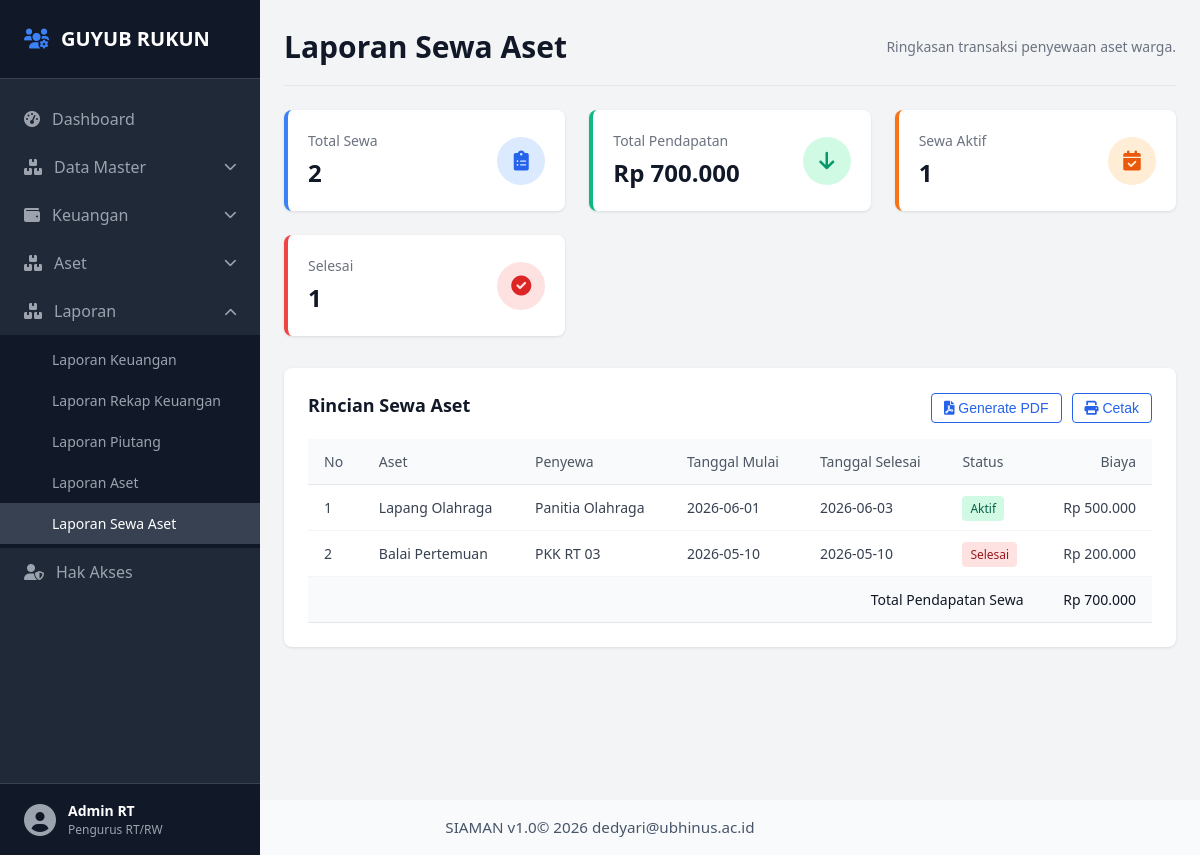
The page /laporan-sewa-aset.php on the database its author committed.
### tables this page shows
CREATE TABLE IF NOT EXISTS sewa_aset (
    id INT AUTO_INCREMENT PRIMARY KEY,
    aset_id INT NOT NULL,
    penyewa VARCHAR(140) NOT NULL,
    tanggal_mulai DATE NOT NULL,
    tanggal_selesai DATE NOT NULL,
    biaya DECIMAL(14,2) NOT NULL DEFAULT 0,
    status ENUM('Aktif', 'Selesai', 'Dibatalkan') NOT NULL DEFAULT 'Aktif',
    created_at TIMESTAMP DEFAULT CURRENT_TIMESTAMP,
    CONSTRAINT fk_sewa_aset FOREIGN KEY (aset_id) REFERENCES aset(id) ON DELETE CASCADE
);

CREATE TABLE IF NOT EXISTS aset (
    id INT AUTO_INCREMENT PRIMARY KEY,
    nama VARCHAR(140) NOT NULL,
    lokasi VARCHAR(140) NOT NULL,
    jumlah_baik INT NOT NULL DEFAULT 0,
    jumlah_rusak INT NOT NULL DEFAULT 0,
    keterangan TEXT,
    status ENUM('Aktif', 'Tidak Aktif') NOT NULL DEFAULT 'Aktif',
    created_at TIMESTAMP DEFAULT CURRENT_TIMESTAMP,
    updated_at TIMESTAMP DEFAULT CURRENT_TIMESTAMP ON UPDATE CURRENT_TIMESTAMP
);

### inc/db.php (called while the page is built, shortened)
<?php
try {
    $dbAvailable = true;
} catch (PDOException $exception) {
    $dbError = $exception->getMessage();
}
?>

### inc/data.php (called while the page is built, shortened)
<?php
require_once __DIR__ . '/db.php';
function dbFetchAll($sql) {
    global $pdo, $dbAvailable;
    return $pdo->query($sql)->fetchAll();
}
if ($dbAvailable) {
    $dbSewa = dbFetchAll('SELECT a.nama AS aset, s.penyewa, s.tanggal_mulai AS mulai, s.tanggal_selesai AS selesai, CONCAT("Rp ", REPLACE(FORMAT(s.biaya, 0), ",", ".")) AS biaya, s.status FROM sewa_aset s JOIN aset a ON a.id = s.aset_id ORDER BY s.tanggal_mulai DESC, s.id DESC');
    if ($dbSewa) {
        $sewaList = $dbSewa;
    }
}
?>

### laporan-sewa-aset.php (the view, shortened to what this page needs)
<?php
include 'inc/data.php';
include 'inc/header.php';
function rupiahSewaToNumber($value) {
    $number = preg_replace('/[^0-9-]/', '', $value);
    return $number === '' ? 0 : (int) $number;
}
function formatRupiahSewa($value) {
    return 'Rp ' . number_format($value, 0, ',', '.');
}
$totalSewa = count($sewaList);
$totalPendapatan = array_sum(array_map(fn($row) => rupiahSewaToNumber($row['biaya']), $sewaList));
$sewaAktif = count(array_filter($sewaList, fn($row) => $row['status'] === 'Aktif'));
$sewaSelesai = count(array_filter($sewaList, fn($row) => $row['status'] === 'Selesai'));
?>
<header class="dashboard-header">
    <h1>Laporan Sewa Aset</h1>
    <div class="periode-aktif">Ringkasan transaksi penyewaan aset warga.</div>
</header>
<section class="finance-cards-grid">
    <div class="card card-saldo">
        <div class="card-body">
            <div class="card-info">
                <span class="card-title">Total Sewa</span>
                <span class="card-value"><?= $totalSewa ?></span>
            </div>
            <div class="card-icon"><i class="fas fa-clipboard-list"></i></div>
        </div>
    </div>
    <div class="card card-pemasukan">
        <div class="card-body">
            <div class="card-info">
                <span class="card-title">Total Pendapatan</span>
                <span class="card-value"><?= htmlspecialchars(formatRupiahSewa($totalPendapatan), ENT_QUOTES, 'UTF-8') ?></span>
            </div>
            <div class="card-icon"><i class="fas fa-arrow-down"></i></div>
        </div>
    </div>
    <div class="card card-piutang">
        <div class="card-body">
            <div class="card-info">
                <span class="card-title">Sewa Aktif</span>
                <span class="card-value"><?= $sewaAktif ?></span>
            </div>
            <div class="card-icon"><i class="fas fa-calendar-check"></i></div>
        </div>
    </div>
    <div class="card card-pengeluaran">
        <div class="card-body">
            <div class="card-info">
                <span class="card-title">Selesai</span>
                <span class="card-value"><?= $sewaSelesai ?></span>
            </div>
            <div class="card-icon"><i class="fas fa-check-circle"></i></div>
        </div>
    </div>
</section>
<section class="details-box transaksi-box">
    <div class="transaksi-header">
        <h2>Rincian Sewa Aset</h2>
        <div class="report-actions">
            <button class="btn-filter" type="button" onclick="generateLaporanPdf('Laporan Sewa Aset')">
                <i class="fas fa-file-pdf"></i> Generate PDF
            </button>
            <button class="btn-filter" type="button" onclick="window.print()">
                <i class="fas fa-print"></i> Cetak
            </button>
        </div>
    </div>
    <div class="table-responsive">
        <table class="data-table">
            <thead>
                <tr>
                    <th>No</th>
                    <th>Aset</th>
                    <th>Penyewa</th>
                    <th>Tanggal Mulai</th>
                    <th>Tanggal Selesai</th>
                    <th>Status</th>
                    <th class="text-right">Biaya</th>
                </tr>
            </thead>
            <tbody>
                <?php foreach ($sewaList as $index => $row): ?>
                    <tr>
                        <td><?= $index + 1 ?></td>
                        <td><?= htmlspecialchars($row['aset'], ENT_QUOTES, 'UTF-8') ?></td>
                        <td><?= htmlspecialchars($row['penyewa'], ENT_QUOTES, 'UTF-8') ?></td>
                        <td><?= htmlspecialchars($row['mulai'], ENT_QUOTES, 'UTF-8') ?></td>
                        <td><?= htmlspecialchars($row['selesai'], ENT_QUOTES, 'UTF-8') ?></td>
                        <td><span class="type-badge <?= $row['status'] === 'Aktif' ? 'badge-pemasukan' : 'badge-pengeluaran' ?>"><?= htmlspecialchars($row['status'], ENT_QUOTES, 'UTF-8') ?></span></td>
                        <td class="text-right text-success"><?= htmlspecialchars($row['biaya'], ENT_QUOTES, 'UTF-8') ?></td>
                    </tr>
                <?php endforeach; ?>
            </tbody>
            <tfoot>
                <tr>
                    <th colspan="6" class="text-right">Total Pendapatan Sewa</th>
                    <th class="text-right text-success"><?= htmlspecialchars(formatRupiahSewa($totalPendapatan), ENT_QUOTES, 'UTF-8') ?></th>
                </tr>
            </tfoot>
        </table>
    </div>
</section>
<?php include 'inc/footer.php'; ?>

### css/style.css (style rules this page uses)
* { margin: 0; padding: 0; box-sizing: border-box; }
body { font-family: 'Segoe UI', Tahoma, Geneva, Verdana, sans-serif; background-color: #f3f4f6; color: #1f2937; line-height: 1.5; }
.dashboard-header { display: flex; justify-content: space-between; align-items: center; border-bottom: 1px solid #e5e7eb; padding-bottom: 16px; margin-bottom: 24px; }
.dashboard-header h1 { font-size: 1.875rem; font-weight: 700; color: #111827; }
.periode-aktif { font-size: 0.875rem; color: #6b7280; }
.finance-cards-grid { display: grid; grid-template-columns: repeat(auto-fit, minmax(240px, 1fr)); gap: 24px; margin-bottom: 32px; }
.card { background-color: #ffffff; border-radius: 8px; box-shadow: 0 1px 3px rgba(0, 0, 0, 0.1); padding: 20px; border-left: 4px solid #d1d5db; }
.card-pemasukan { border-left-color: #10b981; }
.card-pengeluaran { border-left-color: #ef4444; }
.card-saldo { border-left-color: #3b82f6; }
.card-piutang { border-left-color: #f97316; }
.card-body { display: flex; justify-content: space-between; align-items: center; }
.card-info { display: flex; flex-direction: column; }
.card-title { font-size: 0.875rem; color: #6b7280; font-weight: 500; }
.card-value { font-size: 1.5rem; font-weight: 700; color: #111827; margin-top: 4px; }
.card-icon { width: 48px; height: 48px; border-radius: 50%; display: flex; align-items: center; justify-content: center; font-size: 1.25rem; }
.card-pemasukan .card-icon { background-color: #d1fae5; color: #059669; }
.card-pengeluaran .card-icon { background-color: #fee2e2; color: #dc2626; }
.card-saldo .card-icon { background-color: #dbeafe; color: #2563eb; }
.card-piutang .card-icon { background-color: #ffedd5; color: #ea580c; }
.details-box { background-color: #ffffff; border-radius: 8px; box-shadow: 0 1px 3px rgba(0, 0, 0, 0.1); padding: 24px; }
.details-box h2 { font-size: 1.125rem; font-weight: 700; color: #111827; margin-bottom: 4px; }
.transaksi-header { display: flex; justify-content: space-between; align-items: center; gap: 16px; margin-bottom: 16px; }
.report-actions { display: flex; flex-wrap: wrap; gap: 10px; justify-content: flex-end; }
.btn-filter { background: none; border: 1px solid #2563eb; color: #2563eb; padding: 6px 12px; border-radius: 4px; font-size: 0.875rem; cursor: pointer; transition: all 0.2s; }
.table-responsive { width: 100%; overflow-x: auto; }
.data-table { width: 100%; border-collapse: collapse; text-align: left; font-size: 0.875rem; }
.data-table th { background-color: #f9fafb; color: #4b5563; padding: 12px 16px; font-weight: 500; border-bottom: 1px solid #e5e7eb; }
.data-table td { padding: 12px 16px; border-bottom: 1px solid #f3f4f6; color: #374151; }
.data-table tfoot th { background-color: #f9fafb; padding: 12px 16px; border-top: 1px solid #e5e7eb; color: #111827; }
.type-badge { font-size: 0.75rem; padding: 4px 8px; border-radius: 4px; font-weight: 500; }
.badge-pemasukan { background-color: #d1fae5; color: #065f46; }
.badge-pengeluaran { background-color: #fee2e2; color: #991b1b; }
.text-right { text-align: right; }
.text-success { color: #10b981; font-weight: 500; }

### rows shown on the page
sewa_aset: aset.nama "Lapang Olahraga", penyewa "Panitia Olahraga", tanggal_mulai "2026-06-01", tanggal_selesai "2026-06-03", status "Aktif", biaya "Rp 500.000"
sewa_aset: aset.nama "Balai Pertemuan", penyewa "PKK RT 03", tanggal_mulai "2026-05-10", tanggal_selesai "2026-05-10", status "Selesai", biaya "Rp 200.000"

### other values the page prints
$totalSewa "2"
formatRupiahSewa($totalPendapatan) "Rp 700.000"
$sewaAktif "1"
$sewaSelesai "1"
